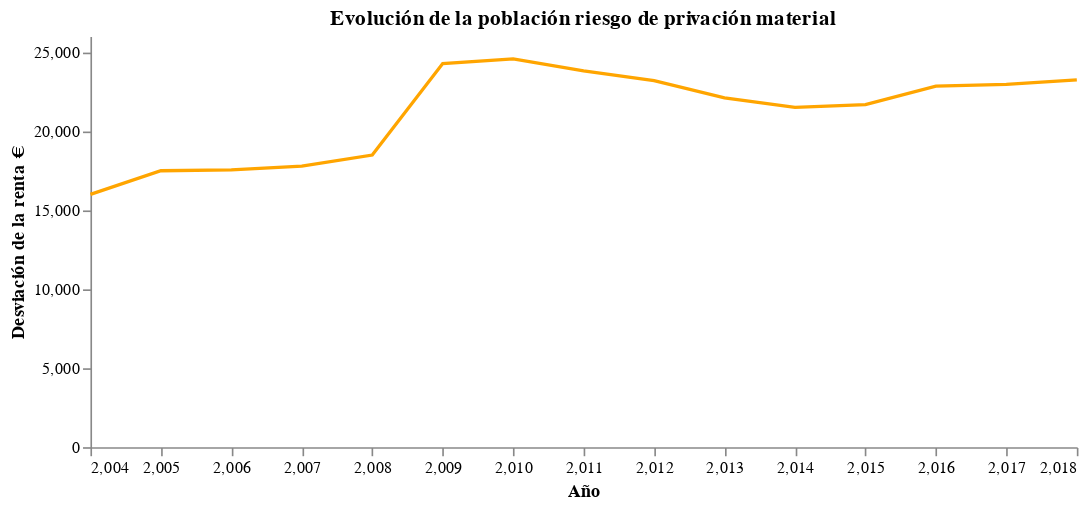

Notebook source saved alongside this figure:
### Code cell
df7 = df.groupby('Year')['vhRentaa'].agg(['min', 'max', 'mean', 'median', 'std']).reset_index()

alt.Chart(df6).mark_line(color = 'orange').encode(
    alt.X('Year', title = 'Año'),
    alt.Y('std', title = 'Desviación de la renta €'),
    tooltip=['Year', 'std']
).configure_axis(
    grid=False
).configure_view(
    strokeWidth=0
).properties(
    title = 'Evolución de la población riesgo de privación material',
    width=600,
    height=250
)

### Figure 1 — Vega-Lite specification as saved in the notebook (floating-point values rounded to 4 significant figures)
{"config": {"view": {"continuousWidth": 400, "continuousHeight": 300, "strokeWidth": 0}, "axis": {"grid": false}}, "data": {"name": "data-48133e7ac8fb46b460d401ef24c64e4d"}, "mark": {"type": "line", "color": "orange"}, "encoding": {"tooltip": [{"type": "quantitative", "field": "Year"}, {"type": "quantitative", "field": "std"}], "x": {"type": "quantitative", "field": "Year", "title": "Año"}, "y": {"type": "quantitative", "field": "std", "title": "Desviación de la renta €"}}, "height": 250, "title": "Evolución de la población riesgo de privación material", "width": 600, "$schema": "https://vega.github.io/schema/vega-lite/v4.8.1.json", "datasets": {"data-48133e7ac8fb46b460d401ef24c64e4d": [{"Year": 2004, "min": -8621.0, "max": 296400.0, "mean": 23270.0, "median": 20020.0, "std": 15990.0}, {"Year": 2005, "min": -4864.0, "max": 419200.0, "mean": 24660.0, "median": 21200.0, "std": 17490.0}, {"Year": 2006, "min": -9878.0, "max": 426700.0, "mean": 25550.0, "median": 22300.0, "std": 17540.0}, {"Year": 2007, "min": -11170.0, "max": 212400.0, "mean": 26900.0, "median": 23280.0, "std": 17780.0}, {"Year": 2008, "min": -102000.0, "max": 170600.0, "mean": 28440.0, "median": 25040.0, "std": 18480.0}, {"Year": 2009, "min": -61730.0, "max": 418700.0, "mean": 35070.0, "median": 30320.0, "std": 24260.0}, {"Year": 2010, "min": -86780.0, "max": 329400.0, "mean": 34510.0, "median": 29600.0, "std": 24570.0}, {"Year": 2011, "min": -128600.0, "max": 473800.0, "mean": 32670.0, "median": 27790.0, "std": 23810.0}, {"Year": 2012, "min": -51040.0, "max": 393900.0, "mean": 32250.0, "median": 27480.0, "std": 23180.0}, {"Year": 2013, "min": -72940.0, "max": 317800.0, "mean": 31090.0, "median": 26520.0, "std": 22090.0}, {"Year": 2014, "min": -27080.0, "max": 309800.0, "mean": 30420.0, "median": 25600.0, "std": 21490.0}, {"Year": 2015, "min": -33670.0, "max": 275400.0, "mean": 30780.0, "median": 25940.0, "std": 21670.0}, {"Year": 2016, "min": -21360.0, "max": 384000.0, "mean": 31770.0, "median": 27000.0, "std": 22840.0}, {"Year": 2017, "min": -27380.0, "max": 343100.0, "mean": 32460.0, "median": 27910.0, "std": 22940.0}, {"Year": 2018, "min": -13160.0, "max": 292500.0, "mean": 33050.0, "median": 28020.0, "std": 23240.0}]}}
